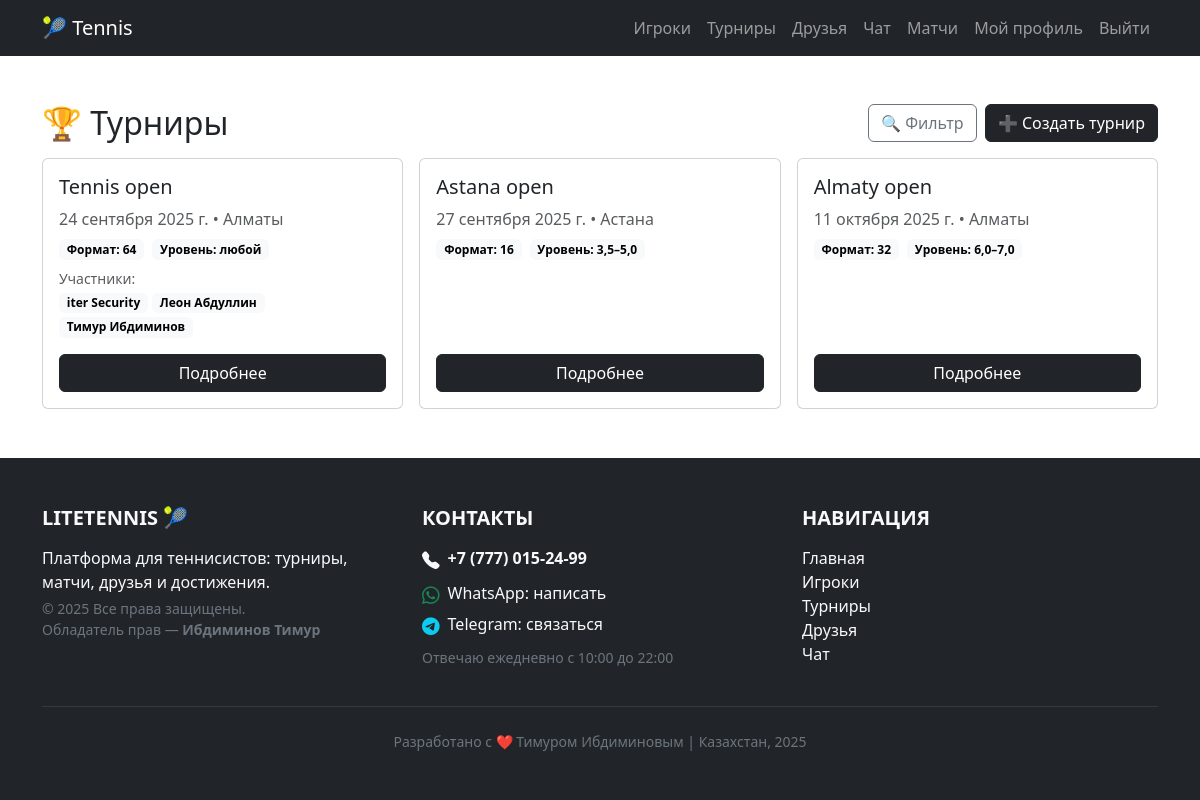
Page /tournaments/ (signed in) on the committed database.
### tournaments/models.py (models this page shows, shortened)
class Tournament(models.Model):
    FORMAT_CHOICES = [
        (16, "16 игроков (плей-офф)"),
        (32, "32 игрока (плей-офф)"),
        (64, "64 игрока (группы + плей-офф)"),
    ]
    STATUS_CHOICES = [
        ("REG", "Регистрация"),
        ("GRP", "Группы"),
        ("KO", "Плей-офф"),
        ("DONE", "Завершён"),
    ]
    min_level = models.DecimalField(
        "Мин. уровень (NTRP)", max_digits=3, decimal_places=1, null=True, blank=True
    )
    max_level = models.DecimalField(
        "Макс. уровень (NTRP)", max_digits=3, decimal_places=1, null=True, blank=True
    )
    name = models.CharField(max_length=100)
    location = models.CharField(max_length=100)
    date = models.DateField()
    time = models.TimeField()
    format = models.PositiveIntegerField(choices=FORMAT_CHOICES, default=16)
    description = models.TextField(blank=True, null=True)
    creator = models.ForeignKey(settings.AUTH_USER_MODEL, on_delete=models.CASCADE, related_name="created_tournaments")
    status = models.CharField(max_length=4, choices=STATUS_CHOICES, default="REG")
    players = models.ManyToManyField(Player, blank=True, related_name="tournaments")

### players/models.py (models this page shows, shortened)
class Player(models.Model):
    user = models.OneToOneField(
        User,
        on_delete=models.CASCADE,
        related_name="player_profile",
        blank=True,
        null=True,
    )
    first_name = models.CharField("Имя", max_length=50)
    last_name = models.CharField("Фамилия", max_length=50)
    age = models.PositiveIntegerField("Возраст")
    level = models.CharField("Уровень NTRP", max_length=50, choices=LEVEL_CHOICES)
    photo = models.ImageField(
        "Фото игрока",
        upload_to=player_photo_upload,
        blank=True,
        null=True,
    )
    phone_number = models.CharField("Телефон", max_length=20, blank=True, null=True)
    address = models.CharField("Адрес проживания", max_length=255, blank=True, null=True)
    class Meta:
        verbose_name = "Игрок"
        verbose_name_plural = "Игроки"
        ordering = ["last_name", "first_name"]

### tournaments/views.py (the view, shortened to what this page needs)
# urls.py: path("tournaments/", views.tournaments_list, name="tournaments_list_api"),
@login_required
def tournaments_list(request):
    qs = Tournament.objects.all().order_by("date")
    q = request.GET.get("q", "").strip()
    city = request.GET.get("city", "").strip()
    formats_selected = request.GET.getlist("fmt")
    levels_selected = request.GET.getlist("levels") or request.GET.getlist("lvl")
    if q:
        qs = qs.filter(Q(name__icontains=q) | Q(location__icontains=q))
    if city:
        qs = qs.filter(location__icontains=city)
    if formats_selected:
        try:
            fmt_ints = [int(x) for x in formats_selected]
            qs = qs.filter(format__in=fmt_ints)
        except ValueError:
            pass
    ctx = {
        "tournaments": qs,
        "q": q,
        "city": city,
        "formats_selected": [str(x) for x in formats_selected],
        "levels_selected": levels_selected,
        "FORMAT_OPTIONS": FORMAT_OPTIONS,
        "LEVEL_OPTIONS": LEVEL_OPTIONS,
        "show_filters": (request.GET.get("filters", "1").lower() in {"1", "open", "true", "yes"}),
    }
    return render(request, "tournaments/tournaments_list.html", ctx)

### tournaments/templates/tournaments/tournaments_list.html (shortened to what this page needs)
{% extends "base.html" %}
{% load static %}
{% block content %}
<div class="d-flex align-items-center justify-content-between mb-3">
  <h2 class="m-0">🏆 Турниры</h2>
  <div class="d-flex gap-2">
    <button class="btn btn-outline-secondary" type="button" data-bs-toggle="collapse" data-bs-target="#filterBlock" aria-expanded="false" aria-controls="filterBlock">
      🔍 Фильтр
    </button>
    <a class="btn btn-dark" href="{% url 'tournaments:tournament_add' %}">➕ Создать турнир</a>
  </div>
</div>
{% if tournaments %}
  <div class="row g-3">
    {% for t in tournaments %}
      <div class="col-12 col-md-6 col-xl-4">
        <div class="card h-100">
          <div class="card-body d-flex flex-column">
            <h5 class="card-title mb-2">{{ t.name }}</h5>
            <div class="text-muted mb-2">
              {{ t.date }}{% if t.location %} • {{ t.location }}{% endif %}
            </div>
            <div class="mb-2 d-flex flex-wrap gap-2">
              <span class="badge text-bg-light">Формат: {{ t.format }}</span>
              <span class="badge text-bg-light">
                Уровень:
                {% if t.min_level or t.max_level %}
                  {{ t.min_level|default:"" }}{% if t.min_level and t.max_level %}–{% endif %}{{ t.max_level|default:"" }}
                {% else %}любой{% endif %}
              </span>
            </div>
            {% with cnt=t.players.count %}
              {% if cnt %}
                <div class="mb-3">
                  <div class="small text-muted">Участники:</div>
                  <div class="d-flex flex-wrap gap-1 mt-1">
                    {% for p in t.players.all|slice:":3" %}
                      <span class="badge text-bg-light">{{ p.first_name }} {{ p.last_name }}</span>
                    {% endfor %}
                  </div>
                </div>
              {% endif %}
            {% endwith %}
            <div class="mt-auto">
              <a class="btn btn-dark w-100" href="{% url 'tournaments:tournament_detail' t.pk %}">Подробнее</a>
            </div>
          </div>
        </div>
      </div>
    {% endfor %}
  </div>
{% else %}
  <div class="alert alert-secondary">Ничего не найдено.</div>
{% endif %}
{% endblock %}

### static/styles.css (style rules this page uses)
body { background-color: #ffffff; }

### players/templates/base.html (style rules this page uses)
html, body { height: 100%; margin: 0; }
body { display: flex; flex-direction: column; min-height: 100vh; }

### rows in the picture
Tournament: name "Tennis open", date "24 сентября 2025 г.", location "Алматы", format "64", shows "любой"
Player: first_name "iter", last_name "Security"
Player: first_name "Леон", last_name "Абдуллин"
Player: first_name "Тимур", last_name "Ибдиминов"
Tournament: name "Astana open", date "27 сентября 2025 г.", location "Астана", format "16", min_level "3,5", max_level "5,0"
Tournament: name "Almaty open", date "11 октября 2025 г.", location "Алматы", format "32", min_level "6,0", max_level "7,0"
